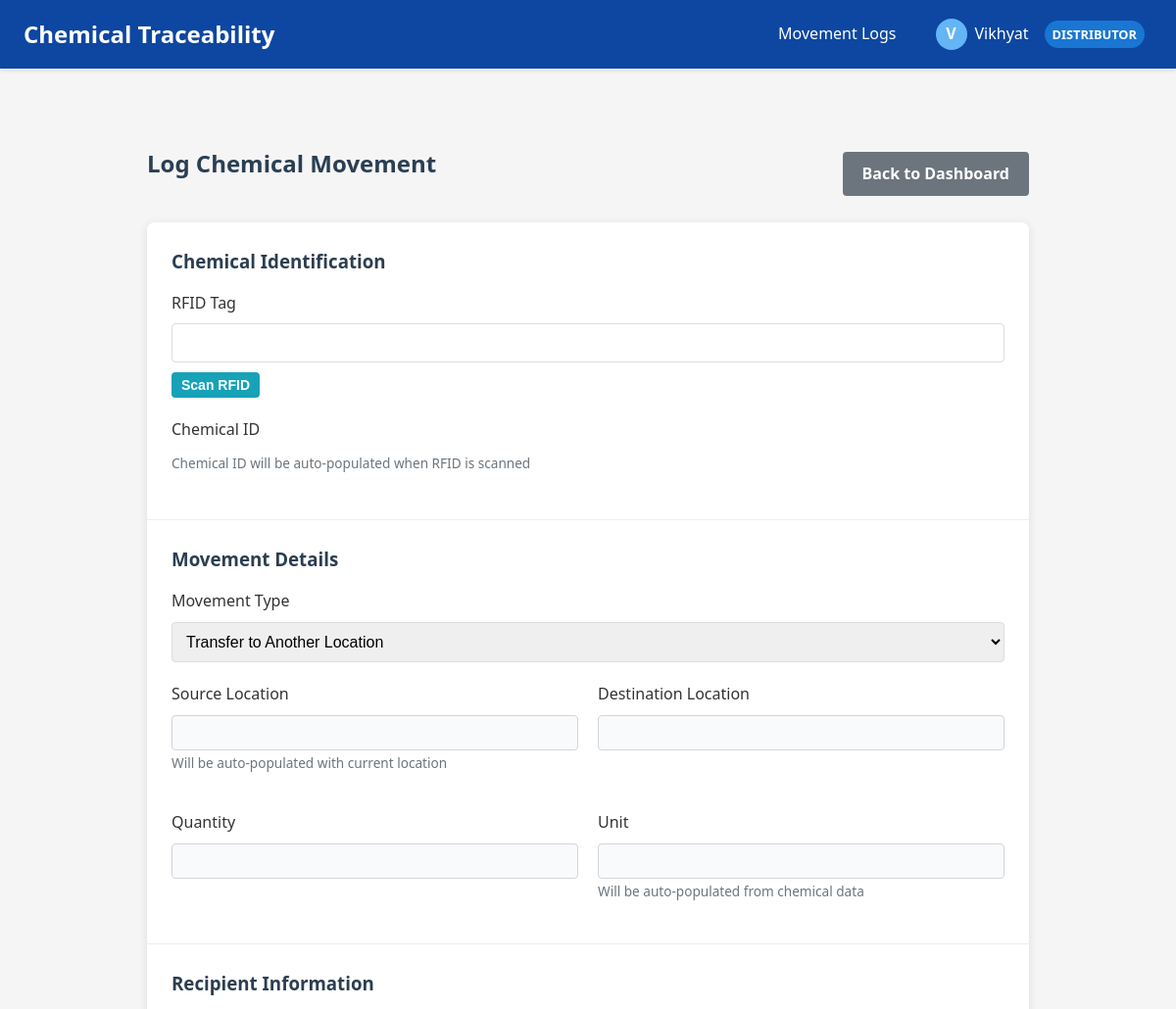
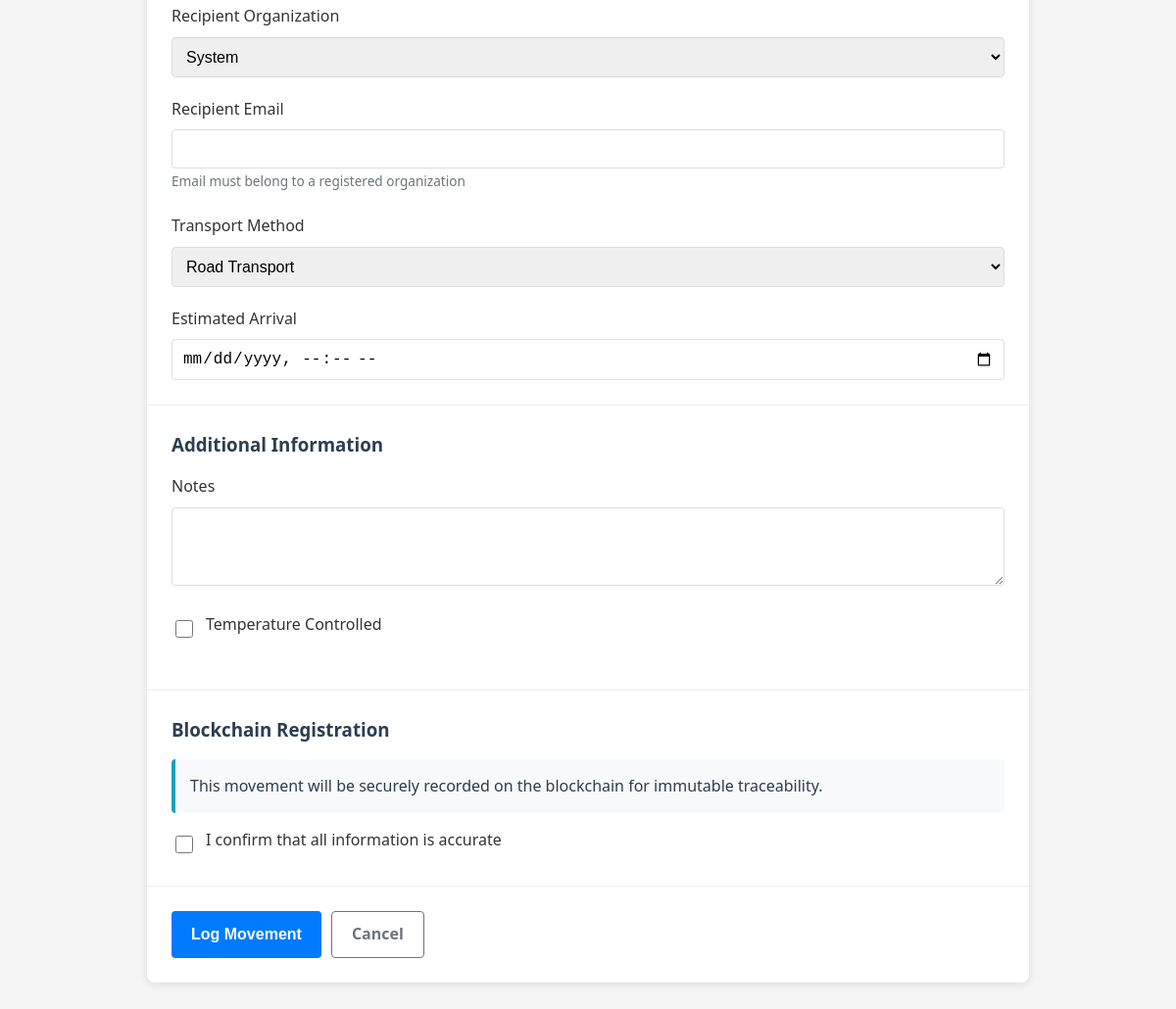
Screenshot of /distributor/log-movement (signed in) with the database file from the repository (2 pictures, top to bottom).
### app/models.py (models this page shows, shortened)
class User(UserMixin, db.Model):
    id = db.Column(db.Integer, primary_key=True)
    username = db.Column(db.String(80), unique=True, nullable=False)
    email = db.Column(db.String(120), unique=True, nullable=False)
    password_hash = db.Column(db.String(128), nullable=False)
    first_name = db.Column(db.String(50), nullable=True)
    last_name = db.Column(db.String(50), nullable=True)
    role = db.Column(db.Enum(RoleType), nullable=False)
    active = db.Column(db.Boolean, default=True)
    created_at = db.Column(db.DateTime, default=datetime.utcnow)
    last_login = db.Column(db.DateTime, nullable=True)
    organization_id = db.Column(db.Integer, db.ForeignKey('organization.id'))
    is_admin = db.Column(db.Boolean, default=False)
    def has_role(self, role_type):
        if self.is_admin:
            return True
        if role_type == RoleType.ADMIN:
            return self.is_admin
        if role_type == RoleType.MANUFACTURER:
            return self.organization and self.organization.can_manufacture and self.role == RoleType.MANUFACTURER
        if role_type == RoleType.DISTRIBUTOR:
            return self.organization and self.organization.can_distribute and self.role == RoleType.DISTRIBUTOR
        if role_type == RoleType.CUSTOMER:
            return self.organization and self.organization.can_receive and self.role == RoleType.CUSTOMER
        return False

### app/routes/distributor.py (the view, shortened to what this page needs)
@distributor_bp.route('/log-movement', methods=['GET', 'POST'])
@login_required
@distributor_required
def log_movement():
    form = MovementForm()
    form.recipient_organization.choices = [(org.id, org.name) for org in
                                          Organization.query.filter_by(active=True).all()]
    return render_template('distributor/log_movement.html', form=form)

### app/templates/distributor/log_movement.html (shortened to what this page needs)
{% extends "base.html" %}
{% block content %}
<div class="content-container">
  <div class="header-with-actions">
    <h2>Log Chemical Movement</h2>
    <div class="action-buttons">
      <a href="{{ url_for('dashboard_bp.dashboard') }}" class="btn btn-secondary">Back to Dashboard</a>
    </div>
  </div>
  <div class="form-container">
    <form method="POST" action="{{ url_for('distributor_bp.log_movement') }}">
      <div class="form-section">
        <h3>Chemical Identification</h3>
        <div class="form-group">
          {{ form.rfid_tag.label }} {{ form.rfid_tag(class="form-control") }}
          <div class="rfid-scanner-container">
            <button type="button" id="scanRfidBtn" class="btn btn-info btn-sm">
               Scan RFID
            </button>
          </div>
        </div>
        <div class="form-group">
          {{ form.chemical_id.label }} {{ form.chemical_id(class="form-control") }}
          <small class="form-text text-muted">Chemical ID will be auto-populated when RFID is scanned</small>
        </div>
      </div>
      <div class="form-section">
        <h3>Movement Details</h3>
        <div class="form-group">
          {{ form.movement_type.label }} {{ form.movement_type(class="form-control") }}
        </div>
        <div class="form-row">
          <div class="form-group half">
            {{ form.source_location.label }} {{ form.source_location(class="form-control") }}
            <small class="form-text text-muted">Will be auto-populated with current location</small>
          </div>
          <div class="form-group half">
            {{ form.destination_location.label }} {{ form.destination_location(class="form-control") }}
          </div>
        </div>
        <div class="form-row">
          <div class="form-group half">
            {{ form.quantity.label }} {{ form.quantity(class="form-control", type="number", step="0.01") }}
          </div>
          <div class="form-group half">
            {{ form.unit.label }} {{ form.unit(class="form-control") }}
            <small class="form-text text-muted">Will be auto-populated from chemical data</small>
          </div>
        </div>
      </div>
      <div class="form-section">
        <h3>Recipient Information</h3>
        <div class="form-group">
          {{ form.recipient_organization.label }} {{ form.recipient_organization(class="form-control") }}
        </div>
        <div class="form-group">
          {{ form.recipient_email.label }} {{ form.recipient_email(class="form-control") }}
          <small class="form-text text-muted">Email must belong to a registered organization</small>
        </div>
        <div class="form-group">
          {{ form.transport_method.label }} {{ form.transport_method(class="form-control") }}
        </div>
        <div class="form-group">
          {{ form.estimated_arrival.label }} {{ form.estimated_arrival(class="form-control", type="datetime-local") }}
        </div>
      </div>
      <div class="form-section">
        <h3>Additional Information</h3>
        <div class="form-group">
          {{ form.notes.label }} {{ form.notes(class="form-control", rows=3) }}
        </div>
        <div class="form-group checkbox-group">
          {{ form.temperature_controlled(class="form-check-input") }}
          {{ form.temperature_controlled.label(class="form-check-label") }}
        </div>
      </div>
      <div class="form-section">
        <h3>Blockchain Registration</h3>
        <div class="blockchain-info">
          <p>
            This movement will be securely recorded on the blockchain for immutable traceability.
          </p>
        </div>
        <div class="form-group checkbox-group">
          {{ form.confirm_accuracy(class="form-check-input") }}
          {{ form.confirm_accuracy.label(class="form-check-label") }}
        </div>
      </div>
      <div class="form-actions">
        {{ form.submit(class="btn btn-primary") }}
        <a href="{{ url_for('dashboard_bp.dashboard') }}" class="btn btn-outline">Cancel</a>
      </div>
    </form>
  </div>
</div>
{% endblock %}

### app/templates/base.html (shortened to what this page needs)
<!DOCTYPE html>
<html lang="en">
<head>
    <link rel="stylesheet" href="{{ url_for('static', filename='style.css') }}">
</head>
<body>
    <nav class="navbar">
        <div class="logo">Chemical Traceability</div>
        <div class="nav-links">
            {% if current_user.is_authenticated %}
                {% if current_user.role.name == 'DISTRIBUTOR' or current_user.is_admin %}
                <a href="#">Movement Logs</a>
                {% endif %}
                <div class="user-menu">
                    <div class="user-info" onclick="toggleDropdown()">
                        <div class="user-avatar">{{ current_user.username[0].upper() }}</div>
                        <span class="username">{{ current_user.username }}</span>
                        <span class="role-badge {{ current_user.role.name.lower() }}">{{ current_user.role.name }}</span>
                    </div>
                </div>
            {% else %}
                <a href="{{ url_for('auth.login') }}">Login</a>
                <a href="{{ url_for('auth.register') }}">Register</a>
            {% endif %}
        </div>
    </nav>
    <div class="container">
        <main>
            {% block content %}{% endblock %}
        </main>
    </div>
</body>
</html>

### app/static/style.css (style rules this page uses)
body { font-family: 'Segoe UI', Arial, sans-serif; background: #f4f6fb; margin: 0; padding: 0; color: #333; line-height: 1.6; }
nav { background: #2a3f54; color: #fff; padding: 1rem 2rem; display: flex; align-items: center; justify-content: space-between; }
nav a { color: #fff; text-decoration: none; margin-left: 1rem; font-weight: 500; }
main { padding: 2rem; }
h2 { color: #2a3f54; margin-top: 0; }
.form-row { margin-bottom: 1rem; }
.form-row label { display: block; margin-bottom: 0.25rem; font-weight: 500; }
.form-row input, .form-row select, .form-row textarea { width: 100%; padding: 0.5rem; border: 1px solid #d1d5db; border-radius: 4px; font-size: 1rem; background: #f8fafc; }

### app/templates/base.html (style rules this page uses)
body { font-family: 'Segoe UI', Tahoma, Geneva, Verdana, sans-serif; margin: 0; padding: 0; background-color: #f5f5f5; }
.navbar { background-color: #0d47a1; color: white; display: flex; justify-content: space-between; align-items: center; padding: 0 1.5rem; box-shadow: 0 2px 4px rgba(0,0,0,0.1); }
.logo { font-size: 1.5rem; font-weight: bold; padding: 1rem 0; }
.nav-links { display: flex; align-items: center; }
.nav-links a { color: white; text-decoration: none; padding: 1rem; display: inline-block; transition: background-color 0.3s; }
.user-menu { position: relative; display: inline-block; margin-left: 1rem; }
.user-info { display: flex; align-items: center; cursor: pointer; padding: 0.5rem; border-radius: 4px; }
.user-avatar { width: 32px; height: 32px; border-radius: 50%; margin-right: 0.5rem; background-color: #64b5f6; color: white; display: flex; align-items: center; justify-content: center; font-weight: bold; }
.username { margin-right: 0.5rem; }
.role-badge { display: inline-block; padding: 0.25rem 0.5rem; border-radius: 20px; font-size: 0.8rem; margin-left: 0.5rem; text-transform: uppercase; font-weight: bold; }
.distributor { background-color: #1976d2; color: white; }
.container { max-width: 1200px; margin: 0 auto; padding: 1.5rem; }
main { padding: 1.5rem; }
.form-group { margin-bottom: 1rem; }
.form-group label { display: block; margin-bottom: 0.5rem; font-weight: 500; }
.form-control { width: 100%; padding: 0.5rem; border: 1px solid #ddd; border-radius: 4px; font-size: 1rem; box-sizing: border-box; }
.btn { display: inline-block; padding: 0.5rem 1rem; border: none; border-radius: 4px; cursor: pointer; text-decoration: none; font-size: 1rem; text-align: center; }
.btn-primary { background-color: #1976d2; color: white; }

### app/templates/distributor/log_movement.html (style rules this page uses)
.content-container { max-width: 900px; margin: 30px auto; padding: 0 20px; }
.header-with-actions { display: flex; justify-content: space-between; align-items: center; margin-bottom: 20px; }
.form-container { background-color: #fff; border-radius: 8px; box-shadow: 0 2px 10px rgba(0,0,0,0.1); overflow: hidden; }
.form-section { padding: 25px; border-bottom: 1px solid #eee; }
.form-section h3 { margin-top: 0; margin-bottom: 15px; color: #2c3e50; }
.form-group { margin-bottom: 20px; }
.form-group:last-child { margin-bottom: 0; }
.form-row { display: flex; gap: 20px; }
.form-group.half { flex: 1; }
.form-control { width: 100%; padding: 10px; border: 1px solid #ddd; border-radius: 4px; font-size: 16px; }
textarea.form-control { resize: vertical; min-height: 80px; }
.form-text { color: #6c757d; font-size: 0.85rem; margin-top: 5px; }
.checkbox-group { display: flex; align-items: center; gap: 10px; }
.form-check-input { width: 18px; height: 18px; }
.form-check-label { font-weight: bold; }
.blockchain-info { background-color: #f8f9fa; padding: 15px; border-radius: 4px; margin-bottom: 15px; border-left: 4px solid #17a2b8; }
.blockchain-info p { margin: 0; color: #2c3e50; }
.form-actions { padding: 25px; display: flex; gap: 10px; }
.btn { display: inline-block; padding: 10px 20px; border-radius: 4px; text-decoration: none; font-weight: bold; cursor: pointer; border: none; }
.btn-sm { padding: 5px 10px; font-size: 0.875rem; }
.btn-primary { background-color: #007bff; color: white; }
.btn-secondary { background-color: #6c757d; color: white; }
.btn-info { background-color: #17a2b8; color: white; }
.btn-outline { background-color: transparent; color: #6c757d; border: 1px solid #6c757d; }
.rfid-scanner-container { display: flex; align-items: center; gap: 10px; margin-top: 10px; }

### rows the page displays
User: username "V", username "Vikhyat", role.name "DISTRIBUTOR"
